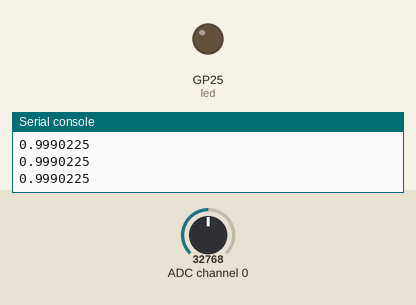
Simulated run of this program. Board: Raspberry Pi Pico running MicroPython. Parts: output pins drawn as LEDs (lit = HIGH), the last lines printed to the serial console. Inputs (shaded band) come from the test bench; at power-on: ADC channel 0 = 32768 (analog values on the 0–65535 scale). Library files of the repository ran but are not shown: mcp3008.py; pins used as bus, display or sensor lines are not drawn.

Above: at 1.2 s.
1.3 s: ADC channel 0 set to 41616
2.8 s: ADC channel 0 set to 43632
At 3.7 s:
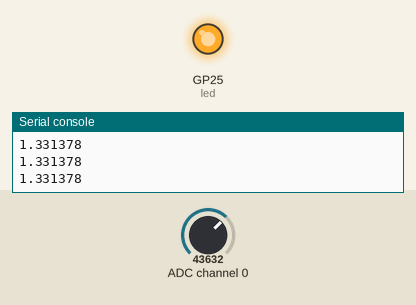
4.3 s: ADC channel 0 set to 32767
At 4.9 s:
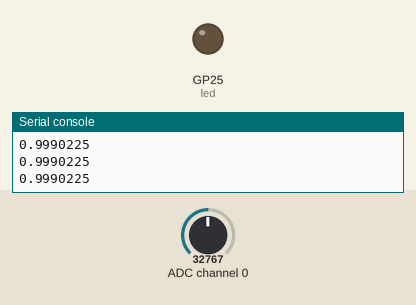
5.8 s: ADC channel 0 set to 23616
7.3 s: ADC channel 0 set to 21888
At 8.6 s:
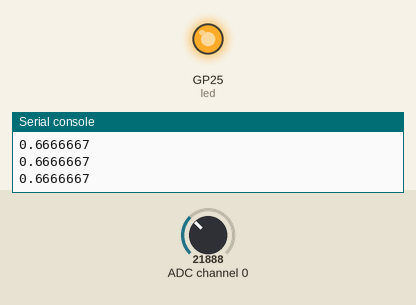
Timing chart, 0 to 9.8 s (numbered marks = the images above; inputs shaded):
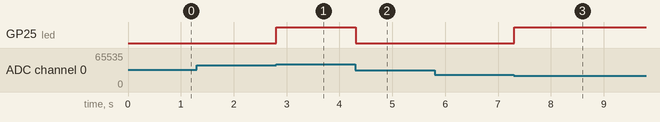

The program:

mcp3008-demo.py
```python
from time import sleep
from time import sleep_ms
from mcp3008 import MCP3008
from machine import Pin

spi = machine.SPI(0, sck=Pin(18),mosi=Pin(19),miso=Pin(16), baudrate=100000)
cs = machine.Pin(17, machine.Pin.OUT)
cs2 = machine.Pin(20, machine.Pin.OUT)
led = Pin("LED", Pin.OUT)


chip = MCP3008(spi, cs)
chip2 = MCP3008(spi, cs2)

while True:
    #print(chip.read(0))
    temp = (2 / 1023) * chip.read(0)
    print(temp)
    if (temp > 1.3) or (temp < 0.7):
        led.on()
    else:
        led.off()
    sleep_ms(12)
    print((2 / 1023) * chip2.read(0))
    sleep_ms(12)
```

Measured:
- the behaviour switches between 42592 and 42608 on ADC channel 0 (found by bisection; images 0 and 1)
- the behaviour switches between 23008 and 22992 on ADC channel 0 (found by bisection; images 2 and 3)
- after the input at 2.8 s, GP25 (led): LOW → HIGH at once
- after the input at 4.3 s, GP25 (led): HIGH → LOW at once
- after the input at 7.3 s, GP25 (led): LOW → HIGH at once
